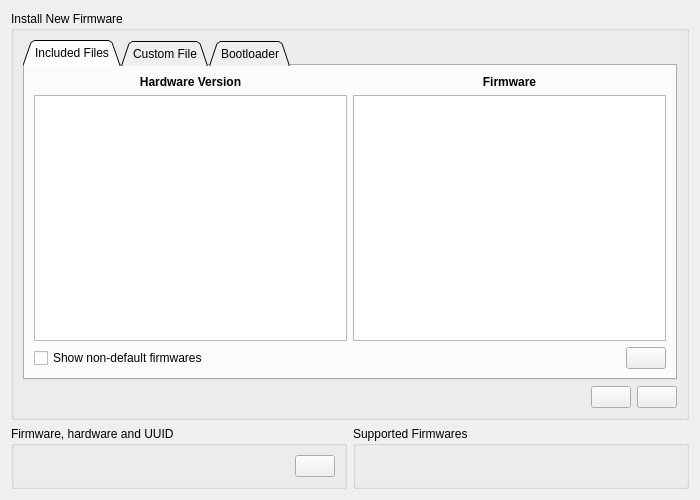
<?xml version="1.0" encoding="UTF-8"?>
<ui version="4.0">
 <class>PageFirmware</class>
 <widget class="QWidget" name="PageFirmware">
  <property name="geometry">
   <rect>
    <x>0</x>
    <y>0</y>
    <width>700</width>
    <height>500</height>
   </rect>
  </property>
  <property name="windowTitle">
   <string>Form</string>
  </property>
  <layout class="QVBoxLayout" name="verticalLayout_4">
   <item>
    <widget class="QGroupBox" name="groupBox">
     <property name="title">
      <string>Install New Firmware</string>
     </property>
     <layout class="QVBoxLayout" name="verticalLayout_3">
      <item>
       <widget class="QTabWidget" name="fwTabWidget">
        <property name="tabShape">
         <enum>QTabWidget::Triangular</enum>
        </property>
        <property name="currentIndex">
         <number>0</number>
        </property>
        <widget class="QWidget" name="tab">
         <attribute name="title">
          <string>Included Files</string>
         </attribute>
         <layout class="QVBoxLayout" name="verticalLayout_7">
          <item>
           <layout class="QHBoxLayout" name="horizontalLayout_5">
            <item>
             <layout class="QVBoxLayout" name="verticalLayout_5">
              <item>
               <widget class="QLabel" name="label">
                <property name="font">
                 <font>
                  <weight>75</weight>
                  <bold>true</bold>
                 </font>
                </property>
                <property name="text">
                 <string>Hardware Version</string>
                </property>
                <property name="alignment">
                 <set>Qt::AlignCenter</set>
                </property>
               </widget>
              </item>
              <item>
               <widget class="QListWidget" name="hwList"/>
              </item>
             </layout>
            </item>
            <item>
             <layout class="QVBoxLayout" name="verticalLayout_6">
              <item>
               <widget class="QLabel" name="label_2">
                <property name="font">
                 <font>
                  <weight>75</weight>
                  <bold>true</bold>
                 </font>
                </property>
                <property name="text">
                 <string>Firmware</string>
                </property>
                <property name="alignment">
                 <set>Qt::AlignCenter</set>
                </property>
               </widget>
              </item>
              <item>
               <widget class="QListWidget" name="fwList"/>
              </item>
             </layout>
            </item>
           </layout>
          </item>
          <item>
           <layout class="QHBoxLayout" name="horizontalLayout_6">
            <item>
             <widget class="QCheckBox" name="showNonDefaultBox">
              <property name="toolTip">
               <string>Show firmwares with non-default compilation options</string>
              </property>
              <property name="text">
               <string>Show non-default firmwares</string>
              </property>
             </widget>
            </item>
            <item>
             <spacer name="horizontalSpacer">
              <property name="orientation">
               <enum>Qt::Horizontal</enum>
              </property>
              <property name="sizeHint" stdset="0">
               <size>
                <width>40</width>
                <height>20</height>
               </size>
              </property>
             </spacer>
            </item>
            <item>
             <widget class="QPushButton" name="changelogButton">
              <property name="toolTip">
               <string>Show firmware changelog</string>
              </property>
              <property name="text">
               <string/>
              </property>
              <property name="icon">
               <iconset resource="../res.qrc">
                <normaloff>:/res/icons/About-96.png</normaloff>:/res/icons/About-96.png</iconset>
              </property>
             </widget>
            </item>
           </layout>
          </item>
         </layout>
        </widget>
        <widget class="QWidget" name="tab_2">
         <attribute name="title">
          <string>Custom File</string>
         </attribute>
         <layout class="QVBoxLayout" name="verticalLayout">
          <item>
           <layout class="QHBoxLayout" name="horizontalLayout_4">
            <item>
             <widget class="QLineEdit" name="fwEdit"/>
            </item>
            <item>
             <widget class="QPushButton" name="chooseButton">
              <property name="sizePolicy">
               <sizepolicy hsizetype="Fixed" vsizetype="Fixed">
                <horstretch>0</horstretch>
                <verstretch>0</verstretch>
               </sizepolicy>
              </property>
              <property name="toolTip">
               <string>Choose file...</string>
              </property>
              <property name="text">
               <string/>
              </property>
              <property name="icon">
               <iconset resource="../res.qrc">
                <normaloff>:/res/icons/Open Folder-96.png</normaloff>:/res/icons/Open Folder-96.png</iconset>
              </property>
             </widget>
            </item>
           </layout>
          </item>
          <item>
           <spacer name="verticalSpacer">
            <property name="orientation">
             <enum>Qt::Vertical</enum>
            </property>
            <property name="sizeHint" stdset="0">
             <size>
              <width>20</width>
              <height>249</height>
             </size>
            </property>
           </spacer>
          </item>
         </layout>
        </widget>
        <widget class="QWidget" name="tab_3">
         <attribute name="title">
          <string>Bootloader</string>
         </attribute>
         <layout class="QVBoxLayout" name="verticalLayout_8">
          <item>
           <widget class="QListWidget" name="blList"/>
          </item>
         </layout>
        </widget>
       </widget>
      </item>
      <item>
       <layout class="QHBoxLayout" name="horizontalLayout_3">
        <item>
         <widget class="DisplayPercentage" name="display" native="true"/>
        </item>
        <item>
         <widget class="QPushButton" name="cancelButton">
          <property name="sizePolicy">
           <sizepolicy hsizetype="Fixed" vsizetype="Fixed">
            <horstretch>0</horstretch>
            <verstretch>0</verstretch>
           </sizepolicy>
          </property>
          <property name="toolTip">
           <string>Cancel upload</string>
          </property>
          <property name="text">
           <string/>
          </property>
          <property name="icon">
           <iconset resource="../res.qrc">
            <normaloff>:/res/icons/Cancel-96.png</normaloff>:/res/icons/Cancel-96.png</iconset>
          </property>
         </widget>
        </item>
        <item>
         <widget class="QPushButton" name="uploadButton">
          <property name="sizePolicy">
           <sizepolicy hsizetype="Fixed" vsizetype="Fixed">
            <horstretch>0</horstretch>
            <verstretch>0</verstretch>
           </sizepolicy>
          </property>
          <property name="toolTip">
           <string>Update firmware on the connected ENNOID-BMS</string>
          </property>
          <property name="text">
           <string/>
          </property>
          <property name="icon">
           <iconset resource="../res.qrc">
            <normaloff>:/res/icons/Download-96.png</normaloff>:/res/icons/Download-96.png</iconset>
          </property>
         </widget>
        </item>
       </layout>
      </item>
     </layout>
    </widget>
   </item>
   <item>
    <layout class="QHBoxLayout" name="horizontalLayout_2">
     <item>
      <widget class="QGroupBox" name="groupBox_2">
       <property name="title">
        <string>Firmware, hardware and UUID</string>
       </property>
       <layout class="QHBoxLayout" name="horizontalLayout">
        <item>
         <widget class="QLabel" name="currentLabel">
          <property name="text">
           <string/>
          </property>
         </widget>
        </item>
        <item>
         <widget class="QPushButton" name="readVersionButton">
          <property name="sizePolicy">
           <sizepolicy hsizetype="Fixed" vsizetype="Fixed">
            <horstretch>0</horstretch>
            <verstretch>0</verstretch>
           </sizepolicy>
          </property>
          <property name="toolTip">
           <string>Read firmware version</string>
          </property>
          <property name="text">
           <string/>
          </property>
          <property name="icon">
           <iconset resource="../res.qrc">
            <normaloff>:/res/icons/Upload-96.png</normaloff>:/res/icons/Upload-96.png</iconset>
          </property>
         </widget>
        </item>
       </layout>
      </widget>
     </item>
     <item>
      <widget class="QGroupBox" name="groupBox_3">
       <property name="title">
        <string>Supported Firmwares</string>
       </property>
       <layout class="QVBoxLayout" name="verticalLayout_2">
        <item>
         <widget class="QLabel" name="supportedLabel">
          <property name="text">
           <string/>
          </property>
         </widget>
        </item>
       </layout>
      </widget>
     </item>
    </layout>
   </item>
  </layout>
 </widget>
 <customwidgets>
  <customwidget>
   <class>DisplayPercentage</class>
   <extends>QWidget</extends>
   <header>widgets/displaypercentage.h</header>
   <container>1</container>
  </customwidget>
 </customwidgets>
 <resources>
  <include location="../res.qrc"/>
 </resources>
 <connections/>
</ui>
